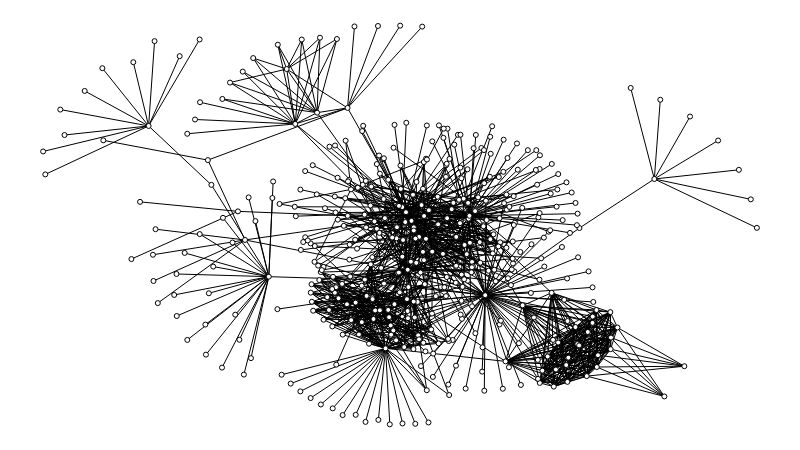

Write notebook code for a chart like this one.
### Code cell
g.set_all_nodes('labpos', 'hover')
g.set_all_nodes("size", 5)
g.move('kamada_kawai')
g.draw()

### Figure 1 — Plotly figure (JSON) as saved in the notebook; plotly's stock layout.template omitted (floating-point values rounded to 4 significant figures; data arrays with more than 128 entries replaced by an {"elided": "..."} marker saying what was removed)
{"data": [{"hoverinfo": "none", "line": {"color": "rgb(0, 0, 0)", "dash": "solid", "width": 1}, "mode": "lines", "type": "scatter", "x": {"elided": "3132 float values"}, "y": {"elided": "3132 float values"}}, {"hoverinfo": "text", "marker": {"color": "rgb(255, 255, 255)", "line": {"color": "rgb(0, 0, 0)", "width": 1}, "size": 5, "symbol": "circle"}, "mode": "markers", "text": {"elided": "439 str values"}, "textfont": {"color": "rgb(0, 0, 0)"}, "textposition": "middle center", "type": "scatter", "x": {"elided": "439 float values"}, "y": {"elided": "439 float values"}}, {"hoverinfo": "none", "mode": "text", "text": {"elided": "1044 null values"}, "textfont": {"color": "rgb(0, 0, 0)"}, "textposition": "middle center", "type": "scatter", "x": {"elided": "1044 float values"}, "y": {"elided": "1044 float values"}}, {"hoverinfo": "none", "marker": {"color": "rgba(255, 255, 255, 0)", "line": {"color": "rgba(255, 255, 255, 0)", "width": 0}, "size": 0, "symbol": "circle"}, "mode": "markers", "type": "scatter", "x": [0.5, 0, 1, 0.5], "y": [0, 0.5, 0.5, 1]}, {"hoverinfo": "none", "mode": "text", "text": [], "textfont": {"color": "rgb(255, 255, 255)"}, "textposition": "middle center", "type": "scatter", "x": [], "y": []}, {"hoverinfo": "none", "mode": "text", "text": {"elided": "439 null values"}, "textfont": {"color": "rgb(0, 0, 0)"}, "textposition": "middle center", "type": "scatter", "x": {"elided": "439 float values"}, "y": {"elided": "439 float values"}}], "layout": {"height": 450, "margin": {"b": 0, "l": 0, "r": 0, "t": 0}, "plot_bgcolor": "rgb(255, 255, 255)", "showlegend": false, "width": 800, "xaxis": {"showgrid": false, "showticklabels": false, "zeroline": false}, "yaxis": {"showgrid": false, "showticklabels": false, "zeroline": false}}}
